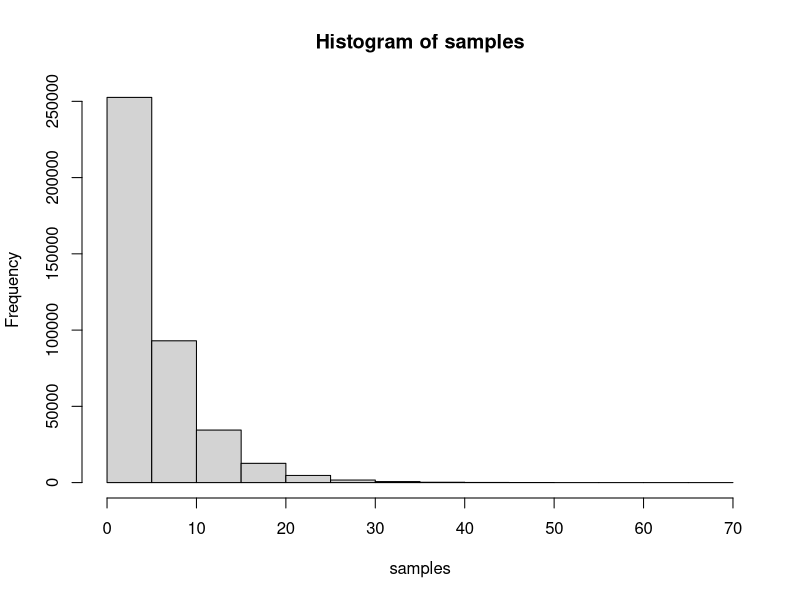
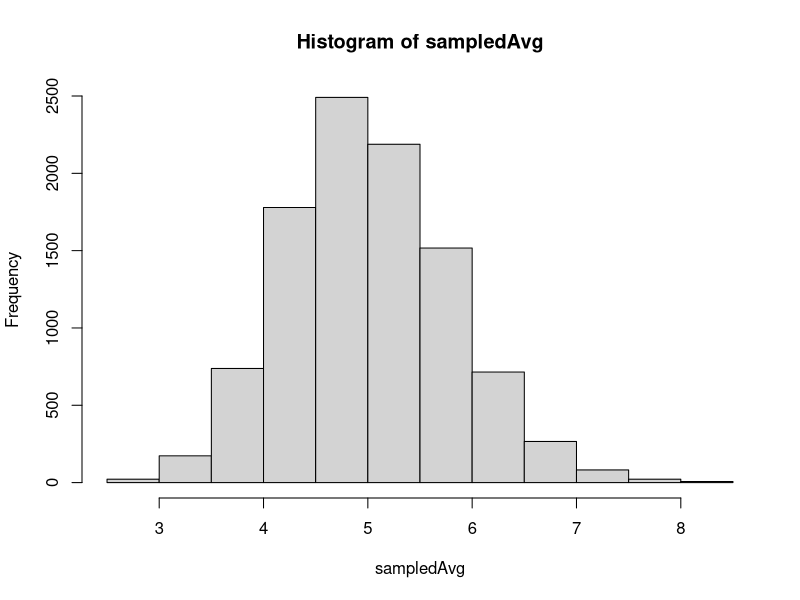
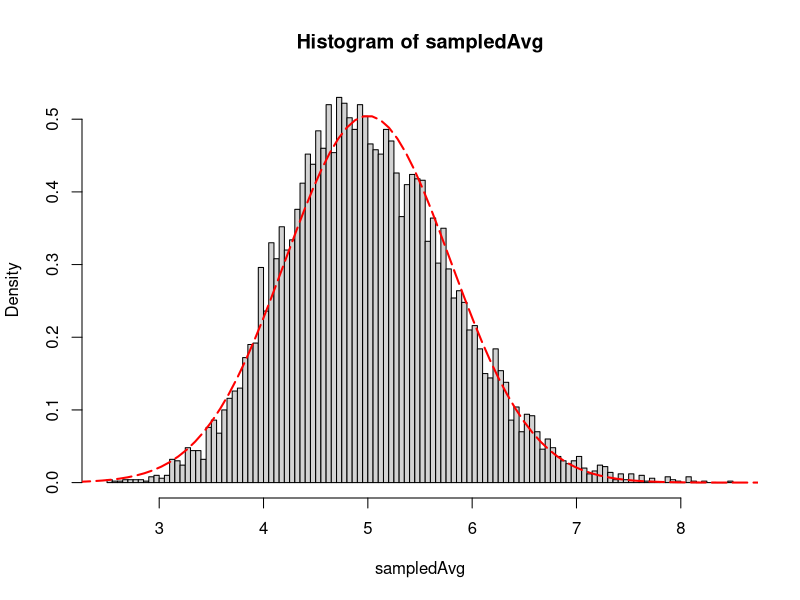

Reproduce these figures in R, in order.

lambda <- 0.2
n <- 40
B <- 10000

samples <- matrix(rexp(B*n, lambda),B, n)
hist(samples)
sampledAvg <- apply(samples, 1, mean)
hist(sampledAvg)

avg <- mean(sampledAvg)
# actual mean = 1/lambda = 5
sigma <- var(sampledAvg)
# actual sd = (1/lambda)/sqrt(n)


hist(sampledAvg,breaks = 100, freq = FALSE)
x <- seq(from=1,to=9,length.out = 100)
y <- dnorm(x, mean = 1/lambda, sd = (1/lambda)/sqrt(n))
lines(x,y,type='l',lty=5,lwd=2,col='red')